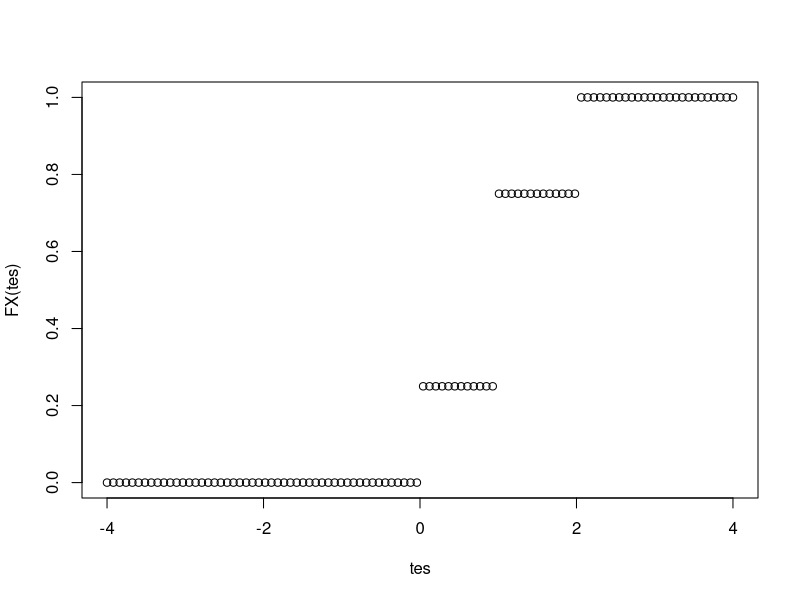
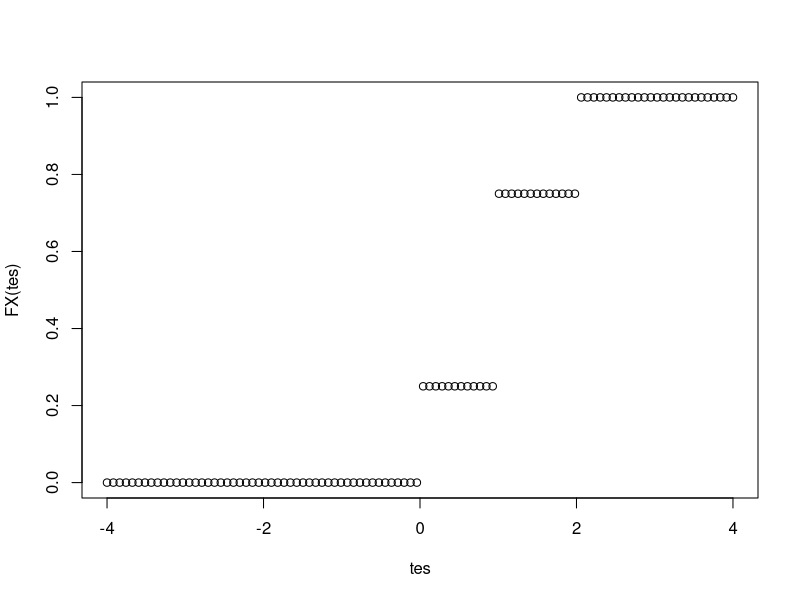

These charts were generated, in order, by the following R code:
# Aproximaciones de??
ans <- 0
N <- 10000
for(i in 1:N){
  # sample(r) = A_i, evento
  r1 <- sample(1:6,2,replace = T)
  ans[i] <- sum(r1)/2 == round(sum(r1)/2)
}
mean(ans)

Omega <- expand.grid(1:6, 1:6)
espar <- rowSums(Omega)/2 == round(rowSums(Omega)/2)
mean(espar)
print(espar)
typeof(espar)

cbind(Omega, rowSums(Omega),espar)


# Definir funciones
probsumaPar <- function(n){
  ans <- 0
  N <- 10000
  for(i in 1:N){
    r1 <- sample(1:6,2,replace = T)
    ans[i] <- sum(r1)/2 == round(sum(r1)/2)
  }
  mean(ans)
}


probSumaMultk <- function(n,k) {
  ans <- 0
  N <- 10000
  for(i in 1:N){
    r1 <- sample(1:6,2,replace = T)
    ans[i] <- sum(r1)/k == round(sum(r1)/k)
  }
  mean(ans)
}
probsumaPar(9)

FX <- function(t){
  if(t<0) ans<-0
  if(t>=0 & t<1) ans <- 1/4
  if(t>=1 & t<2) ans <- 3/4
  if(t>=2) ans <- 1
  ans
}

FX <- Vectorize(FX)
tes <- seq(-4,4,length=100)
plot(tes, FX(tes))

# Otra forma
FX <- function(t){
  1/4 * (t>=0 & t<1) + 3/4 * (t>=1 & t<2) + 1 * (t>=2) 
}

FX <- Vectorize(FX)
tes <- seq(-4,4,length=100)
plot(tes, FX(tes))


X <- 1:100

bo <- TRUE + TRUE

if(bo) print("boo")

#  vector -> c(params)
#names(values) <- labels <=>  lengh(values)-lengh(names) = 0

# vector > n -> v[i]>n -> BOOL
# all/any(v) > n 
# which(v) > n  -- v[v>n] -- v[cond]->retorna vector de posiciones donde el condicional es verdader


